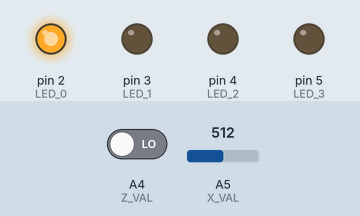
Bench run of a sketch on a simulated Arduino Uno, built with avr-gcc and run on an emulated ATmega328P. Parts: output pins drawn as LEDs (lit = HIGH). Inputs (shaded band) come from the test bench; at power-on: A4 (Z_VAL) LOW, A5 (X_VAL) = 512. No radio packets arrive unless stated.

Above: at 0.1 s.
Timing chart, 0 to 1.6 s (numbered marks = the images above):
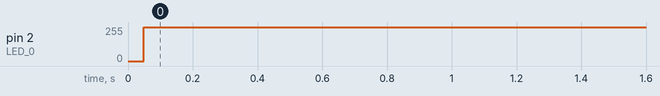

The sketch:

tranmitter.ino
```cpp
#include <SPI.h>
#include <nRF24L01.h>
#include <RF24.h>

// motors' pins

//#define SPEED_1      5
//#define DIR_1        4
//
//#define SPEED_2      6
//#define DIR_2        7

// joystick's pins
#define X_VAL A5
//#define Y_VAL A4
#define Z_VAL A4

#define LED_0 2
#define LED_1 3
#define LED_2 4
#define LED_3 5

#define NUMBER_OF_MODES 4
RF24 radio(8, 9); // nRF24L01+ (CE, CSN)
int data[2];
int recieveChannel = 0;

class Button {
  public:
    void init(int pin, int delayTime) {
      this->pin = pin;
      this->delayTime = delayTime;
      this->previousValue = LOW;
    }
    int pin;
    int delayTime;
    int previousValue;
    bool update() {
      int currentValue = digitalRead(this->pin);
      if (currentValue != this->previousValue) {
        delay(10);
        currentValue = digitalRead(this->pin);
      }
      this->previousValue = currentValue;
    }
} button;

void setup() {
  pinMode(LED_0, OUTPUT);
  pinMode(LED_1, OUTPUT);
  pinMode(LED_2, OUTPUT);
  pinMode(LED_3, OUTPUT);

  pinMode(X_VAL, INPUT);
  pinMode(Z_VAL, INPUT);

  button.init(Z_VAL, 10);

//  Serial.begin(9600);
  //radio configuration
  radio.begin();
  radio.setChannel(11);
  radio.setDataRate(RF24_1MBPS);
  radio.setPALevel(RF24_PA_HIGH);
  radio.openWritingPipe(0x1234567890LL);
  radio.stopListening();
}

void toZero(int* array, int n)
{
  for (int i = 0; i < n; i++)
    array[i] = 511;
}

void ledSwitcher()
{
  digitalWrite(LED_0, LOW);
  digitalWrite(LED_1, LOW);
  digitalWrite(LED_2, LOW);
  digitalWrite(LED_3, LOW);
  switch (recieveChannel)
  {
    case 0:
      digitalWrite(LED_0, HIGH);
      break;
    case 1:
      digitalWrite(LED_1, HIGH);
      break;
    case 2:
      digitalWrite(LED_2, HIGH);
      break;
    case 3:
      digitalWrite(LED_3, HIGH);
      break;
  }
}

void switcher()
{
  if (button.update() == HIGH)
  {
    if (recieveChannel == (NUMBER_OF_MODES - 1))
      recieveChannel = 0;
    else
      recieveChannel++;
  }
  ledSwitcher();
}

#define TOP 700
#define BOTTOM 300
int makeDirection(int analogVal) {
  if (analogVal > TOP)
    return 1;
  if (analogVal < BOTTOM)
    return -1;
  return 0;
}

void loop() {
  toZero(data, sizeof(data));
  switcher();
  data[0] = recieveChannel;
  data[1] = makeDirection(analogRead(X_VAL));

  radio.write(&data, sizeof(data));
}
```

Measured:
- by itself, pin 2 (LED_0): 0/255 → 253/255 at 0.05 s
